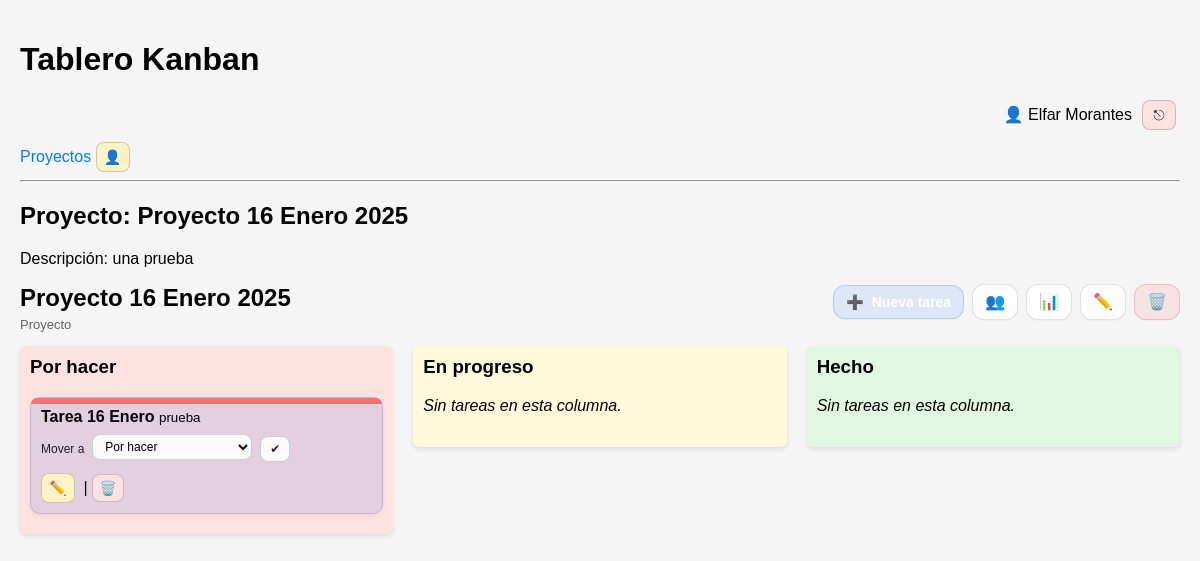
Screenshot of /?controller=projects&action=show&id=13 (signed in) with the database file from the repository.
### tables this page shows
CREATE TABLE `users` (
  `id` int(11) NOT NULL,
  `name` varchar(120) NOT NULL,
  `email` varchar(190) NOT NULL,
  `password_hash` varchar(255) NOT NULL,
  `role` enum('owner','admin','member','viewer') NOT NULL DEFAULT 'member',
  `created_at` datetime NOT NULL DEFAULT current_timestamp()
);

CREATE TABLE `projects` (
  `id` int(11) NOT NULL,
  `created_by` int(11) DEFAULT NULL,
  `name` varchar(255) NOT NULL,
  `responsible` varchar(120) DEFAULT NULL,
  `responsible_user_id` int(11) DEFAULT NULL,
  `description` text DEFAULT NULL,
  `created_at` datetime NOT NULL DEFAULT current_timestamp()
);

CREATE TABLE `columns` (
  `id` int(11) NOT NULL,
  `project_id` int(11) NOT NULL,
  `name` varchar(100) NOT NULL,
  `position` int(11) NOT NULL,
  `is_done` tinyint(1) NOT NULL DEFAULT 0
);

CREATE TABLE `tasks` (
  `id` int(11) NOT NULL,
  `project_id` int(11) NOT NULL,
  `column_id` int(11) NOT NULL,
  `title` varchar(255) NOT NULL,
  `responsible` varchar(120) DEFAULT NULL,
  `responsible_user_id` int(11) DEFAULT NULL,
  `description` text DEFAULT NULL,
  `order` int(11) DEFAULT 0,
  `created_at` datetime NOT NULL DEFAULT current_timestamp(),
  `due_date` datetime DEFAULT NULL,
  `completed_at` datetime DEFAULT NULL,
  `created_by` int(11) DEFAULT NULL,
  `updated_by` int(11) DEFAULT NULL
);

### core/BaseController.php (called while the page is built, shortened)
<?php
abstract class BaseController
{
    protected function render(string $view, array $params = []): void
    {
        include __DIR__ . '/../app/views/layout.php';
    }
}

### app/controllers/ProjectsController.php (called while the page is built, shortened)
<?php
require_once __DIR__ . '/../../core/BaseController.php';
require_once __DIR__ . '/../models/Project.php';
require_once __DIR__ . '/../models/Column.php';
require_once __DIR__ . '/../models/Task.php';
require_once __DIR__ . '/../../core/Auth.php';
require_once __DIR__ . '/../models/User.php';
class ProjectsController extends BaseController
{
    public function show(): void
    {
        $projectId = (int)($_GET['id'] ?? 0);
        $id = isset($_GET['id']) ? (int) $_GET['id'] : 0;
        $project = Project::find($id);
        $columns = Column::getByProject($id);
        $tasks   = Task::getByProject($id);
        $members = ProjectMember::usersForProject($projectId);
        $tasksByColumn = [];
        foreach ($columns as $col) {
            $tasksByColumn[$col['id']] = [];
        }
        foreach ($tasks as $task) {
            $tasksByColumn[$task['column_id']][] = $task;
        }
        $this->render('projects/show', [
            'project'       => $project,
            'columns'       => $columns,
            'tasksByColumn' => $tasksByColumn,
            'members' => $members
        ]);
    }
}

### public/index.php (called while the page is built, shortened)
<?php
$actionName     = $_GET['action'] ?? 'index';
$controller = new $controllerClass();
try {
    $controller->$actionName();
} catch (Exception $e) {
    echo "<h1>Error</h1>";
    echo "<p>" . htmlspecialchars($e->getMessage()) . "</p>";
}

### core/Auth.php (called while the page is built, shortened)
<?php
class Auth
{
    public static function userId(): ?int
    {
        return isset($_SESSION['user_id']) ? (int)$_SESSION['user_id'] : null;
    }
    public static function check(): bool
    {
        return self::userId() !== null;
    }
    public static function role(): string
    {
        return $_SESSION['user_role'] ?? 'member';
    }
}

### config/db.php (called while the page is built)
<?php
class Database
{
    private static ?\PDO $connection = null;
    public static function getConnection(): \PDO
    {
        if (self::$connection === null) {
            $host = 'localhost';
            $db   = 'kanban_db';
            $user = 'root';
            $pass = '';
            $dsn  = "mysql:host=$host;dbname=$db;charset=utf8mb4";
            self::$connection = new PDO($dsn, $user, $pass, [
                PDO::ATTR_ERRMODE            => PDO::ERRMODE_EXCEPTION,
                PDO::ATTR_DEFAULT_FETCH_MODE => PDO::FETCH_ASSOC
            ]);
            self::$connection->exec("SET time_zone = '-05:00'");
        }
        return self::$connection;
    }
}

### app/models/User.php (called while the page is built, shortened)
<?php
require_once __DIR__ . '/../../config/db.php';
class User
{
    private static function db(): PDO { return Database::getConnection(); }
    public static function find(int $id): ?array
    {
        $stmt = self::db()->prepare("SELECT id,name,email,role FROM users WHERE id=? LIMIT 1");
        $stmt->execute([$id]);
        $u = $stmt->fetch();
        return $u ?: null;
    }
}

### app/models/Project.php (called while the page is built, shortened)
<?php
class Project extends Model
{
    public static function find(int $id): ?array
    {
        $db = self::db();
        $stmt = $db->prepare("SELECT * FROM projects WHERE id = :id");
        $stmt->execute(['id' => $id]);
        $project = $stmt->fetch();
        return $project ?: null;
    }
}

### app/models/Column.php (called while the page is built, shortened)
<?php
class Column extends Model
{
    public static function getByProject(int $projectId): array
    {
        $db = self::db();
        $stmt = $db->prepare("
            SELECT *
            FROM columns
            WHERE project_id = :project_id
            ORDER BY position ASC
        ");
        $stmt->execute(['project_id' => $projectId]);
        return $stmt->fetchAll();
    }
}

### app/models/Task.php (called while the page is built, shortened)
<?php
class Task extends Model
{
    public static function getByProject(int $projectId): array
    {
        $db = self::db();
        $stmt = $db->prepare("
            SELECT *
            FROM tasks
            WHERE project_id = :project_id
            ORDER BY `order` ASC, created_at ASC
        ");
        $stmt->execute(['project_id' => $projectId]);
        return $stmt->fetchAll();
    }
}

### app/views/projects/show.php (the view, shortened to what this page needs)
<h2>Proyecto: <?= htmlspecialchars($project['name']) ?></h2>
<p>Descripción: <?= nl2br(htmlspecialchars($project['description'] ?? '')) ?></p>
<div class="board-header">
  <div class="board-title">
    <h2><?= htmlspecialchars($project['name'] ?? 'Tablero') ?></h2>
    <div class="board-subtitle">
      <span class="muted">Proyecto</span>
    </div>
  </div>
  <div class="project-actions">
    <button type="button" class="btn btn-primary tip" data-tip="Crear tarea" id="openTaskModal">
      ➕ <span class="btn-text">Nueva tarea</span>
    </button>
    <a class="btn btn-secondary tip" data-tip="Miembros del proyecto"
       href="<?= BASE_URL ?>?controller=projects&action=members&id=<?= (int)$project['id'] ?>">👥</a>
    <?php if (in_array(Auth::role(), ['owner','admin'], true)): ?>
      <a class="btn btn-secondary tip" data-tip="Ver métricas"
      href="<?= BASE_URL ?>?controller=projects&action=report&id=<?= (int)$project['id'] ?>">📊</a>
      <a class="btn btn-secondary tip" data-tip="Editar proyecto"
         href="<?= BASE_URL ?>?controller=projects&action=edit&id=<?= (int)$project['id'] ?>">✏️</a>
      <a class="btn btn-danger tip" data-tip="Eliminar proyecto"
         href="<?= BASE_URL ?>?controller=projects&action=destroy&id=<?= (int)$project['id'] ?>"
         onclick="return confirm('¿Eliminar este proyecto?');">🗑️</a>
    <?php endif; ?>
  </div>
</div>
<div class="kanban-board" id="kanbanBoard" data-project-id="<?= (int)$project['id'] ?>">
    <?php foreach ($columns as $column): ?>
        <?php
            $columnClass = 'kanban-column';
            if (!empty($column['is_done']) && (int)$column['is_done'] === 1) {
                $columnClass .= ' done';
            } elseif (stripos($column['name'], 'progreso') !== false) {
                $columnClass .= ' in-progress';
            } else {
                $columnClass .= ' todo';
            }
            $colId = $column['id'];
            $tasks = $tasksByColumn[$colId] ?? [];
        ?>
        <div class="<?= $columnClass ?> droppable"
          data-column-id="<?= (int)$column['id'] ?>"
          data-column-name="<?= htmlspecialchars($column['name']) ?>">
            <h3><?= htmlspecialchars($column['name']) ?></h3>
            <div class="tasks-container">
                <?php if (empty($tasks)): ?>
                    <p class="empty-col"><em>Sin tareas en esta columna.</em></p>
                <?php else: ?>
                    <?php foreach ($tasks as $task): ?>
                              <?php
                                $barClass = 'bar-todo';
                              ?>
                              <div class="kanban-card draggable <?= $barClass ?>"
                                  id="task-<?= (int)$task['id'] ?>"
                                  draggable="true"
                                  data-task-id="<?= (int)$task['id'] ?>"
                                  data-current-column-id="<?= (int)$task['column_id'] ?>">
                            <strong class="task-title editable tip" data-field="title" data-tip="Doble Click para Editar Título">
                            <?= htmlspecialchars($task['title']) ?>
                            </strong>
                            <?php if (!empty($task['description'])): ?>
                                <small><?= nl2br(htmlspecialchars($task['description'])) ?></small><br>
                            <?php endif; ?>
                                <form method="POST" action="<?= BASE_URL ?>?controller=tasks&action=move">
                                  <div class="move-row">
                                    <label for="move-<?= (int)$task['id'] ?>">Mover a</label>
                                    <select id="move-<?= (int)$task['id'] ?>" name="column_id">
                                      <?php foreach ($columns as $col): ?>
                                        <option value="<?= (int)$col['id'] ?>" <?= ((int)$col['id'] === (int)$task['column_id']) ? 'selected' : '' ?>>
                                          <?= htmlspecialchars($col['name']) ?>
                                        </option>
                                      <?php endforeach; ?>
                                    </select>
                                    <button type="submit" class="btn-icon tip" data-tip="Mover tarea">
                                      ✔
                                    </button>
                                  </div>
                                </form>
                            <div style="margin-top:5px;">
                                <a href="<?= BASE_URL ?>?controller=tasks&action=edit&id=<?= (int)$task['id'] ?>&project_id=<?= (int)$project['id'] ?>"
                                  class="btn-action edit tip"
                                  data-tip="Editar tarea"
                                >
                                     ✏️
                                </a>
                                |
                                <form method="post"
                                      action="<?= BASE_URL ?>?controller=tasks&action=destroy"
                                      style="display:inline"
                                      onsubmit="return confirm('¿Seguro que deseas eliminar esta tarea?');">
                                    <button class="btn-action del tip" data-tip="Eliminar Tarea" type="submit" class="btn-secondary">🗑️</button>
                                </form>
                            </div>
                        </div>
                    <?php endforeach; ?>
                <?php endif; ?>
            </div>
        </div>
    <?php endforeach; ?>
</div>

### app/views/layout.php (shortened to what this page needs)
<!DOCTYPE html>
<html lang="es">
<head>
</head>
<body>
<header>
    <h1>Tablero Kanban</h1>
<nav>
    <?php
    require_once __DIR__ . '/../../core/Auth.php';
    require_once __DIR__ . '/../models/User.php';
    ?>
    <?php if (Auth::check()): ?>
      <?php $u = User::find(Auth::userId()); ?>
      <div style="display:flex;justify-content:flex-end;align-items:center;gap:10px;margin-bottom:12px;">
        <span class="tip" data-tip="<?= htmlspecialchars($u['email'] ?? '') ?>">
          👤 <?= htmlspecialchars($u['name'] ?? 'Usuario') ?>
        </span>
        <a href="<?= BASE_URL ?>?controller=auth&action=logout"
          class="btn-action del tip"
          data-tip="Cerrar sesión">
          ⎋
        </a>
      </div>
    <?php endif; ?>
</nav>
    <nav>
        <a href="<?= BASE_URL ?>?controller=projects&action=index">Proyectos</a>
            <?php if (Auth::check() && in_array(Auth::role(), ['owner','admin'], true)): ?>
              <a href="<?= BASE_URL ?>?controller=users&action=index"
                class="btn-action edit tip"
                data-tip="Administrar usuarios">👤</a>
            <?php endif; ?>
    </nav>
    <hr>
</header>
<main>
    <?php include $viewFile; ?>
</main>
</body>
</html>

### rows the page displays
users: name "Elfar Morantes"
projects: name "Proyecto 16 Enero 2025", description "una prueba"
columns: name "Por hacer"
tasks: title "Tarea 16 Enero", description "prueba", column_id "Por hacer"
columns: name "En progreso", shows "Sin tareas en esta columna."
columns: name "Hecho", shows "Sin tareas en esta columna."
